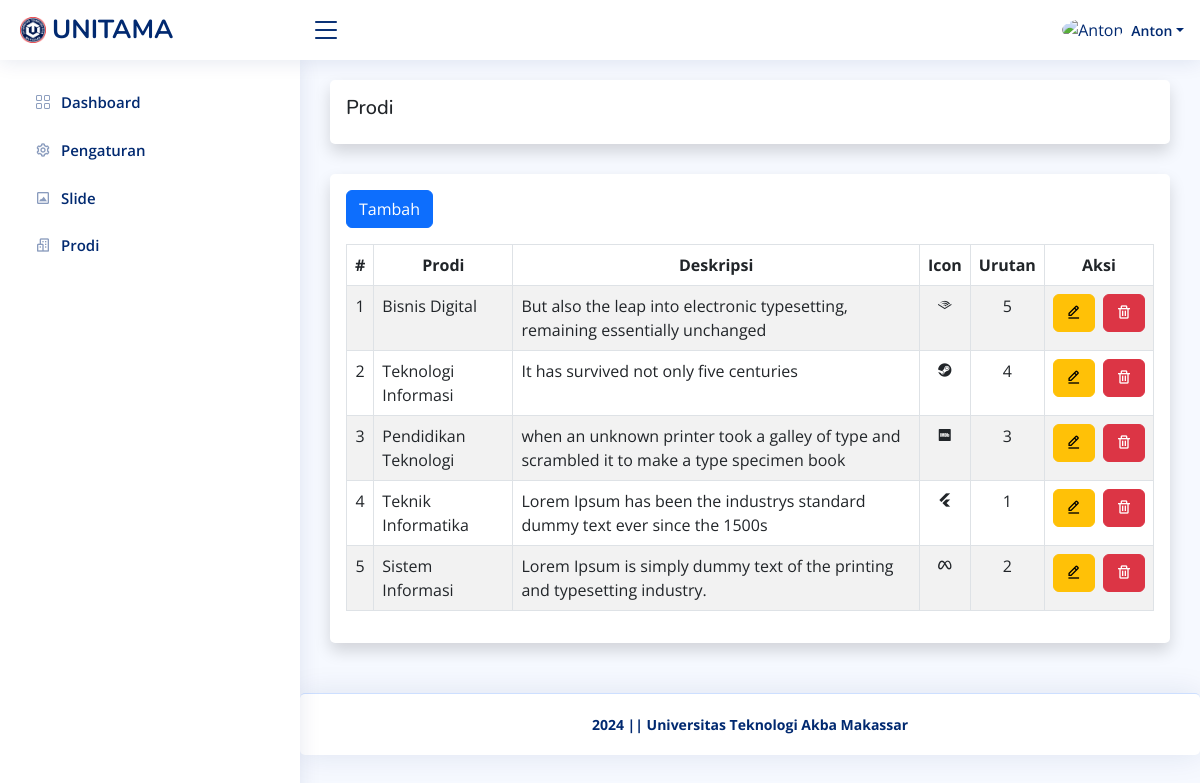
The app's page /admin/prodi/index.php (signed in) with its own data.
### tables this page shows
CREATE TABLE `pengaturan` (
  `id_pengaturan` int(11) NOT NULL,
  `appname` varchar(50) NOT NULL,
  `logo` varchar(255) NOT NULL,
  `copyright` varchar(255) NOT NULL,
  `description` varchar(255) NOT NULL,
  `keyword` varchar(255) NOT NULL,
  `author` varchar(128) NOT NULL
);

CREATE TABLE `user` (
  `id_user` int(11) NOT NULL,
  `username` varchar(128) NOT NULL,
  `password` varchar(255) NOT NULL,
  `nama` varchar(128) NOT NULL,
  `role` int(11) NOT NULL,
  `foto` varchar(255) DEFAULT NULL
);

CREATE TABLE `prodi` (
  `id_prodi` int(11) NOT NULL,
  `prodi` varchar(20) NOT NULL,
  `deskripsi` varchar(128) NOT NULL,
  `icon` varchar(20) NOT NULL,
  `urutan` int(11) NOT NULL
);

### helper.php (called while the page is built, shortened)
<?php
$base_url = 'http://localhost/unitama/';
$koneksi = mysqli_connect('localhost', 'root', '', 'unitama');
function get($query)
{
    global $koneksi;
    $result = mysqli_query($koneksi, $query);
    $row = [];
    while ($data = mysqli_fetch_assoc($result)) {
        $row[] = $data;
    }
    return $row;
}
function getWhere($query)
{
    global $koneksi;
    return mysqli_fetch_assoc(mysqli_query($koneksi, $query));
}

### admin/prodi/index.php (the view)
<?php require '../template/header.php' ?>
<?php $prodi = get("SELECT * FROM prodi ORDER BY id_prodi DESC"); ?>
<div class="card shadow p-3">
    <h5>Prodi</h5>
</div>
<div class="card shadow p-3">
    <div class="mb-3">
        <a class="btn btn-primary" href="<?= $base_url; ?>admin/prodi/tambah.php" role="button">Tambah</a>
    </div>
    <div class="table-responsive">
        <table class="table table-striped table-bordered w-100" id="data-table">
            <thead>
                <tr>
                    <th class="text-center">#</th>
                    <th class="text-center">Prodi</th>
                    <th class="text-center">Deskripsi</th>
                    <th class="text-center">Icon</th>
                    <th class="text-center">Urutan</th>
                    <th class="text-center">Aksi</th>
                </tr>
            </thead>
            <tbody>
                <?php $i = 1 ?>
                <?php foreach ($prodi as $row) : ?>
                    <tr>
                        <td class="text-center"><?= $i++; ?></td>
                        <td><?= $row['prodi']; ?></td>
                        <td><?= $row['deskripsi']; ?></td>
                        <td class="text-center"> <i class="<?= $row['icon']; ?>"></i> </td>
                        <td class="text-center"><?= $row['urutan']; ?></td>
                        <td class="text-center text-nowrap">
                            <a class="btn btn-warning me-1" href="<?= $base_url; ?>admin/prodi/ubah.php?id=<?= $row['id_prodi']; ?>" role="button"><i class='bx bx-edit-alt'></i></a>
                            <a class="btn btn-danger button-delete" href="<?= $base_url; ?>admin/prodi/hapus.php?id=<?= $row['id_prodi']; ?>" role="button"><i class='bx bx-trash'></i></a>
                        </td>
                    </tr>
                <?php endforeach ?>
            </tbody>
        </table>
    </div>
</div>
<?php require '../template/footer.php' ?>

### admin/template/header.php (shortened to what this page needs)
<?php require '../../helper.php' ?>
<?php $pengaturan = getWhere("SELECT * FROM pengaturan WHERE id_pengaturan = 1 "); ?>
<!DOCTYPE html>
<html lang="en">
<head>
    <link href="<?= $base_url; ?>assets/plugins/bootstrap/css/bootstrap.min.css" rel="stylesheet">
    <link href="<?= $base_url; ?>assets/plugins/bootstrap-icons/bootstrap-icons.css" rel="stylesheet">
    <link href="<?= $base_url; ?>assets/plugins/boxicons/css/boxicons.min.css" rel="stylesheet">
    <link href="<?= $base_url; ?>assets/plugins/quill/quill.snow.css" rel="stylesheet">
    <link href="<?= $base_url; ?>assets/plugins/quill/quill.bubble.css" rel="stylesheet">
    <link href="<?= $base_url; ?>assets/plugins/remixicon/remixicon.css" rel="stylesheet">
    <link href="<?= $base_url; ?>assets/plugins/simple-datatables/style.css" rel="stylesheet">
    <link rel="stylesheet" href="https://cdnjs.cloudflare.com/ajax/libs/twitter-bootstrap/5.3.0/css/bootstrap.min.css">
    <link rel="stylesheet" href="https://cdn.datatables.net/2.0.8/css/dataTables.bootstrap5.css">
    <link href="<?= $base_url; ?>assets/css/style.css" rel="stylesheet">
</head>
<body>
    <header id="header" class="header fixed-top d-flex align-items-center">
        <div class="d-flex align-items-center justify-content-between">
            <a href="<?= $base_url; ?>admin/dashboard" class="logo d-flex align-items-center">
                <img src="<?= $base_url; ?>assets/img/<?= $pengaturan['logo']; ?>" alt="">
                <span class="d-none d-lg-block"><?= $pengaturan['appname']; ?></span>
            </a>
            <i class="bi bi-list toggle-sidebar-btn"></i>
        </div>
        <nav class="header-nav ms-auto">
            <ul class="d-flex align-items-center">
                <li class="nav-item dropdown pe-3">
                    <?php
                    $id = $_SESSION['id_user'];
                    $akun = getWhere("SELECT * FROM user WHERE id_user = $id ");
                    ?>
                    <a class="nav-link nav-profile d-flex align-items-center pe-0" href="#" data-bs-toggle="dropdown">
                        <?php if ($akun['foto']) : ?>
                            <img src="<?= $base_url; ?>/assets/uploads/user/<?= $akun['foto']; ?>" alt="<?= $akun['nama']; ?>" class="rounded-circle">
                        <?php else : ?>
                            <img src="<?= $base_url; ?>assets/img/noprofil.png" alt="<?= $akun['nama']; ?>" class="rounded-circle">
                        <?php endif ?>
                        <span class="d-none d-md-block dropdown-toggle ps-2"><?= $akun['nama']; ?></span>
                    </a>
                </li>
            </ul>
        </nav>
    </header>
    <aside id="sidebar" class="sidebar">
        <ul class="sidebar-nav" id="sidebar-nav">
            <li class="nav-item">
                <a class="nav-link collapsed" href="<?= $base_url; ?>admin/dashboard">
                    <i class="bi bi-grid"></i>
                    <span>Dashboard</span>
                </a>
            </li>
            <li class="nav-item">
                <a class="nav-link collapsed" href="<?= $base_url; ?>admin/pengaturan">
                    <i class='bx bx-cog'></i>
                    <span>Pengaturan</span>
                </a>
            </li>
            <li class="nav-item">
                <a class="nav-link collapsed" href="<?= $base_url; ?>admin/slide">
                    <i class='bx bx-image-alt'></i>
                    <span>Slide</span>
                </a>
            </li>
            <li class="nav-item">
                <a class="nav-link collapsed" href="<?= $base_url; ?>admin/prodi">
                    <i class='bx bx-buildings'></i>
                    <span>Prodi</span>
                </a>
            </li>
        </ul>
    </aside>
    <main id="main" class="main">

### admin/template/footer.php (shortened to what this page needs)
</main>
<footer id="footer" class="footer card">
    <div class="copyright fw-bold">
        <?= $pengaturan['copyright']; ?>
    </div>
</footer>
</body>
</html>

### assets/css/style.css (style rules this page uses)
:root { scroll-behavior: smooth; }
body { font-family: "Open Sans", sans-serif; background: #f6f9ff; color: #444444; }
a { color: #4154f1; text-decoration: none; }
h1, h2, h3, h4, h5, h6 { font-family: "Nunito", sans-serif; }
#main { margin-top: 60px; padding: 20px 30px; transition: all 0.3s; }
.card { margin-bottom: 30px; border: none; border-radius: 5px; box-shadow: 0px 0 30px rgba(1, 41, 112, 0.1); }
.logo { line-height: 1; }
@media (min-width: 1200px) { .logo { width: 280px; } }
.logo img { max-height: 26px; margin-right: 6px; }
.logo span { font-size: 26px; font-weight: 700; color: #012970; font-family: "Nunito", sans-serif; }
.header { transition: all 0.5s; z-index: 997; height: 60px; box-shadow: 0px 2px 20px rgba(1, 41, 112, 0.1); background-color: #fff; padding-left: 20px; }
.header .toggle-sidebar-btn { font-size: 32px; padding-left: 10px; cursor: pointer; color: #012970; }
.header-nav ul { list-style: none; }
.header-nav>ul { margin: 0; padding: 0; }
.header-nav .nav-profile { color: #012970; }
.header-nav .nav-profile img { max-height: 36px; }
.header-nav .nav-profile span { font-size: 14px; font-weight: 600; }
.sidebar { position: fixed; top: 60px; left: 0; bottom: 0; width: 300px; z-index: 996; transition: all 0.3s; padding: 20px; overflow-y: auto; scrollbar-width: thin; scrollbar-color: #aab7cf transparent; box-shadow: 0px 0px 20px rgba(1, 41, 112, 0.1); background-color: #fff; }
@media (min-width: 1200px) { #main, #footer { margin-left: 300px; } }
.sidebar-nav { padding: 0; margin: 0; list-style: none; }
.sidebar-nav li { padding: 0; margin: 0; list-style: none; }
.sidebar-nav .nav-item { margin-bottom: 5px; }
.sidebar-nav .nav-link { display: flex; align-items: center; font-size: 15px; font-weight: 600; color: #4154f1; transition: 0.3; background: #f6f9ff; padding: 10px 15px; border-radius: 4px; }
.sidebar-nav .nav-link i { font-size: 16px; margin-right: 10px; color: #4154f1; }
.sidebar-nav .nav-link.collapsed { color: #012970; background: #fff; }
.sidebar-nav .nav-link.collapsed i { color: #899bbd; }
.footer { padding: 20px 0; font-size: 14px; transition: all 0.3s; border-top: 1px solid #cddfff; }
.footer .copyright { text-align: center; color: #012970; }

### records on screen
pengaturan: logo (picture), appname "UNITAMA", copyright "2024 || Universitas Teknologi Akba Makassar"
user: nama "Anton"
prodi: prodi "Bisnis Digital", deskripsi "But also the leap into electronic typesetting, remaining essentially unchanged", urutan "5"
prodi: prodi "Teknologi Informasi", deskripsi "It has survived not only five centuries", urutan "4"
prodi: prodi "Pendidikan Teknologi", deskripsi "when an unknown printer took a galley of type and scrambled it to make a type specimen book", urutan "3"
prodi: prodi "Teknik Informatika", deskripsi "Lorem Ipsum has been the industrys standard dummy text ever since the 1500s", urutan "1"
prodi: prodi "Sistem Informasi", deskripsi "Lorem Ipsum is simply dummy text of the printing and typesetting industry.", urutan "2"
